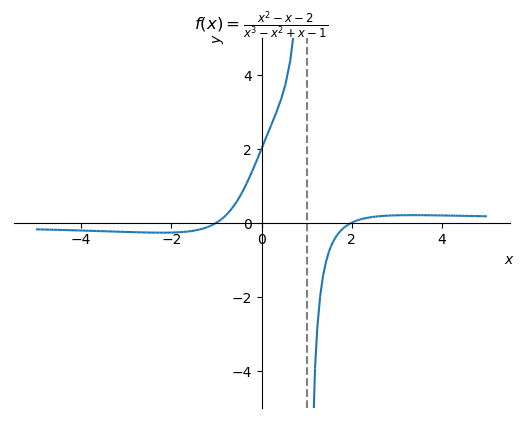

This chart was generated by the following Python code:
from sympy import *
init_printing()
var('x')

r = (x+1)*(x-2)/((x**2+1)*(x-1))
print(latex(expand(r)))
p1 = plot(r,(x,-5,1-0.01),ylim=[-5,5],show=False)
p2 = plot(r,(x,1+0.01,5),ylim=[-5,5],show=False)
p = p1
p.extend(p2)
p.xlabel = '$x$'
p.ylabel = '$y$'
p.title = '$f(x) = \\frac{x^{2} - x - 2}{x^{3} - x^{2} + x - 1}$'
p.save('fig_racional_grafico.png')

fig = p._backend.fig
ax = fig.axes[0]
ax.plot([1,1],[-5,5],ls='--',color='gray')
ax.set_ylim((-5,5))
fig.savefig('fig_racional_grafico.png', bbox_inches='tight')
